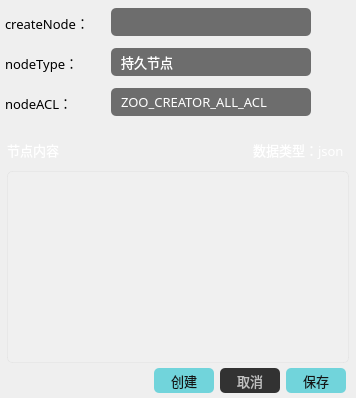
        <widget class="QWidget" name="widget_1_2_r" native="true">
         <property name="minimumSize">
          <size>
           <width>0</width>
           <height>0</height>
          </size>
         </property>
         <property name="maximumSize">
          <size>
           <width>16777215</width>
           <height>55561</height>
          </size>
         </property>
         <layout class="QVBoxLayout" name="verticalLayout_7">
          <property name="spacing">
           <number>5</number>
          </property>
          <property name="leftMargin">
           <number>5</number>
          </property>
          <property name="topMargin">
           <number>5</number>
          </property>
          <property name="rightMargin">
           <number>5</number>
          </property>
          <property name="bottomMargin">
           <number>0</number>
          </property>
          <item>
           <widget class="QWidget" name="horizontalWidget_1_2_1_r" native="true">
            <property name="minimumSize">
             <size>
              <width>0</width>
              <height>35</height>
             </size>
            </property>
            <property name="maximumSize">
             <size>
              <width>16777215</width>
              <height>35</height>
             </size>
            </property>
            <layout class="QHBoxLayout" name="horizontalLayout_7">
             <property name="spacing">
              <number>6</number>
             </property>
             <property name="leftMargin">
              <number>0</number>
             </property>
             <property name="topMargin">
              <number>0</number>
             </property>
             <property name="rightMargin">
              <number>0</number>
             </property>
             <property name="bottomMargin">
              <number>0</number>
             </property>
             <item>
              <widget class="QLabel" name="label_node_create">
               <property name="minimumSize">
                <size>
                 <width>100</width>
                 <height>0</height>
                </size>
               </property>
               <property name="maximumSize">
                <size>
                 <width>100</width>
                 <height>16777215</height>
                </size>
               </property>
               <property name="font">
                <font>
                 <family>OPPOSans B</family>
                 <pointsize>10</pointsize>
                 <stylestrategy>PreferAntialias</stylestrategy>
                </font>
               </property>
               <property name="text">
                <string>createNode：</string>
               </property>
              </widget>
             </item>
             <item>
              <widget class="QLineEdit" name="lineEdit_node_create">
               <property name="minimumSize">
                <size>
                 <width>200</width>
                 <height>28</height>
                </size>
               </property>
               <property name="maximumSize">
                <size>
                 <width>200</width>
                 <height>16777215</height>
                </size>
               </property>
               <property name="font">
                <font>
                 <family>OPPOSans B</family>
                 <pointsize>10</pointsize>
                 <weight>50</weight>
                 <italic>false</italic>
                 <bold>false</bold>
                 <stylestrategy>PreferAntialias</stylestrategy>
                </font>
               </property>
               <property name="styleSheet">
                <string notr="true">QLineEdit{
color:#ced4da;
border-radius: 14px;
background-color: rgb(25, 25, 25, 155);
border: 0px solid rgba(255, 255, 255, 0);
border-radius: 5px;
padding-left:10px;
padding-right:10px;
}</string>
               </property>
              </widget>
             </item>
             <item>
              <spacer name="horizontalSpacer_6">
               <property name="orientation">
                <enum>Qt::Horizontal</enum>
               </property>
               <property name="sizeHint" stdset="0">
                <size>
                 <width>40</width>
                 <height>20</height>
                </size>
               </property>
              </spacer>
             </item>
            </layout>
           </widget>
          </item>
          <item>
           <widget class="QWidget" name="horizontalWidget_1_2_2_r" native="true">
            <property name="minimumSize">
             <size>
              <width>0</width>
              <height>35</height>
             </size>
            </property>
            <property name="maximumSize">
             <size>
              <width>16777215</width>
              <height>35</height>
             </size>
            </property>
            <layout class="QHBoxLayout" name="horizontalLayout_8">
             <property name="leftMargin">
              <number>0</number>
             </property>
             <property name="topMargin">
              <number>0</number>
             </property>
             <property name="rightMargin">
              <number>0</number>
             </property>
             <property name="bottomMargin">
              <number>0</number>
             </property>
             <item>
              <widget class="QLabel" name="label_node_type">
               <property name="minimumSize">
                <size>
                 <width>100</width>
                 <height>0</height>
                </size>
               </property>
               <property name="maximumSize">
                <size>
                 <width>100</width>
                 <height>16777215</height>
                </size>
               </property>
               <property name="font">
                <font>
                 <family>OPPOSans B</family>
                 <pointsize>10</pointsize>
                 <stylestrategy>PreferAntialias</stylestrategy>
                </font>
               </property>
               <property name="text">
                <string>nodeType：</string>
               </property>
              </widget>
             </item>
             <item>
              <widget class="QComboBox" name="comboBox_node_type">
               <property name="minimumSize">
                <size>
                 <width>200</width>
                 <height>28</height>
                </size>
               </property>
               <property name="maximumSize">
                <size>
                 <width>200</width>
                 <height>16777215</height>
                </size>
               </property>
               <property name="font">
                <font>
                 <family>OPPOSans B</family>
                 <pointsize>10</pointsize>
                 <weight>50</weight>
                 <italic>false</italic>
                 <bold>false</bold>
                 <stylestrategy>PreferAntialias</stylestrategy>
                </font>
               </property>
               <property name="styleSheet">
                <string notr="true">QComboBox{
	border:0px solid #8a8a8a;
	color: rgb(255, 255, 255);
	border-radius:5px;
	background-color: rgb(25, 25, 25, 155);
	padding-left:10px;
	
	font: 10pt &quot;OPPOSans B&quot;;
}


QComboBox:disabled{
	border:0px solid gray;
	color:gray;
}

QComboBox::drop-down{
	background:transparent;
}
QComboBox::down-arrow{
	image: url(:/lib/tree_open.png);
    width:20px;
	height:20px;
	margin-right: 10px;
}


QComboBox::down-arrow:enabled{
	color:#52DCFE;
}


QComboBox QAbstractItemView{
	font: 10pt &quot;OPPOSans B&quot;;
	outline: 0px solid gray;   /* 选定项的虚框 */
	border:1px solid #1e2d36;
	color:#ffffff;
	background-color: rgb(35, 39, 46);
	selection-background-color:rgb(37, 84, 138);
	border-radius:0px;
	padding-bottom:2px;
	padding-top:2px;
}

QComboBox QAbstractItemView::item
{
	height:30px;
	font: 10pt &quot;OPPOSans B&quot;;
	border-radius:5px;
}

QComboBox QAbstractItemView::item:hover {
    color:rgb(255,255,255);
	background-color: rgba(255, 255, 255, 20);
}
 
/* 下拉后，整个下拉窗体被选择的每项的样式 */
QComboBox QAbstractItemView::item:selected {
    color:rgb(255,255,255);
	background-color: rgba(255, 255, 255, 20);
}
</string>
               </property>
               <item>
                <property name="text">
                 <string>持久节点</string>
                </property>
               </item>
               <item>
                <property name="text">
                 <string>临时节点</string>
                </property>
               </item>
               <item>
                <property name="text">
                 <string>持久有序节点</string>
                </property>
               </item>
               <item>
                <property name="text">
                 <string>临时有序节点</string>
                </property>
               </item>
              </widget>
             </item>
             <item>
              <spacer name="horizontalSpacer_4">
               <property name="orientation">
                <enum>Qt::Horizontal</enum>
               </property>
               <property name="sizeHint" stdset="0">
                <size>
                 <width>40</width>
                 <height>20</height>
                </size>
               </property>
              </spacer>
             </item>
            </layout>
           </widget>
          </item>
          <item>
           <widget class="QWidget" name="horizontalWidget_1_2_3_r" native="true">
            <property name="minimumSize">
             <size>
              <width>0</width>
              <height>35</height>
             </size>
            </property>
            <property name="maximumSize">
             <size>
              <width>16777215</width>
              <height>35</height>
             </size>
            </property>
            <layout class="QHBoxLayout" name="horizontalLayout_9">
             <property name="leftMargin">
              <number>0</number>
             </property>
             <property name="topMargin">
              <number>0</number>
             </property>
             <property name="rightMargin">
              <number>0</number>
             </property>
             <property name="bottomMargin">
              <number>0</number>
             </property>
             <item>
              <widget class="QLabel" name="label_node_acl">
               <property name="minimumSize">
                <size>
                 <width>100</width>
                 <height>0</height>
                </size>
               </property>
               <property name="maximumSize">
                <size>
                 <width>100</width>
                 <height>16777215</height>
                </size>
               </property>
               <property name="font">
                <font>
                 <family>OPPOSans B</family>
                 <pointsize>10</pointsize>
                 <stylestrategy>PreferAntialias</stylestrategy>
                </font>
               </property>
               <property name="text">
                <string>nodeACL：</string>
               </property>
              </widget>
             </item>
             <item>
              <widget class="QComboBox" name="comboBox_node_acl">
               <property name="minimumSize">
                <size>
                 <width>200</width>
                 <height>28</height>
                </size>
               </property>
               <property name="maximumSize">
                <size>
                 <width>200</width>
                 <height>16777215</height>
                </size>
               </property>
               <property name="font">
                <font>
                 <family>OPPOSans B</family>
                 <pointsize>10</pointsize>
                 <weight>50</weight>
                 <italic>false</italic>
                 <bold>false</bold>
                 <stylestrategy>PreferAntialias</stylestrategy>
                </font>
               </property>
               <property name="styleSheet">
                <string notr="true">QComboBox{
	border:0px solid #8a8a8a;
	color: rgb(255, 255, 255);
	border-radius:5px;
	background-color: rgb(25, 25, 25, 155);
	padding-left:10px;
	
	font: 10pt &quot;OPPOSans B&quot;;
}


QComboBox:disabled{
	border:0px solid gray;
	color:gray;
}

QComboBox::drop-down{
	background:transparent;
}
QComboBox::down-arrow{
	image: url(:/lib/tree_open.png);
    width:20px;
	height:20px;
	margin-right: 10px;
}


QComboBox::down-arrow:enabled{
	color:#52DCFE;
}


QComboBox QAbstractItemView{
	font: 10pt &quot;OPPOSans B&quot;;
	outline: 0px solid gray;   /* 选定项的虚框 */
	border:1px solid #1e2d36;
	color:#ffffff;
	background-color: rgb(35, 39, 46);
	selection-background-color:rgb(37, 84, 138);
	border-radius:0px;
	padding-bottom:2px;
	padding-top:2px;
}

QComboBox QAbstractItemView::item
{
	height:30px;
	font: 10pt &quot;OPPOSans B&quot;;
	border-radius:5px;
}

QComboBox QAbstractItemView::item:hover {
    color:rgb(255,255,255);
	background-color: rgba(255, 255, 255, 20);
}
 
/* 下拉后，整个下拉窗体被选择的每项的样式 */
QComboBox QAbstractItemView::item:selected {
    color:rgb(255,255,255);
	background-color: rgba(255, 255, 255, 20);
}
</string>
               </property>
               <item>
                <property name="text">
                 <string>ZOO_CREATOR_ALL_ACL</string>
                </property>
               </item>
               <item>
                <property name="text">
                 <string>ZOO_OPEN_ACL_UNSAFE</string>
                </property>
               </item>
               <item>
                <property name="text">
                 <string>ZOO_READ_ACL_UNSAFE</string>
                </property>
               </item>
               <item>
                <property name="text">
                 <string>ZOO_READ_ACL</string>
                </property>
               </item>
              </widget>
             </item>
             <item>
              <spacer name="horizontalSpacer_5">
               <property name="orientation">
                <enum>Qt::Horizontal</enum>
               </property>
               <property name="sizeHint" stdset="0">
                <size>
                 <width>40</width>
                 <height>20</height>
                </size>
               </property>
              </spacer>
             </item>
            </layout>
           </widget>
          </item>
          <item>
           <widget class="QWidget" name="verticalWidget_1_2_5_r" native="true">
            <layout class="QVBoxLayout" name="verticalLayout_5">
             <property name="spacing">
              <number>0</number>
             </property>
             <property name="leftMargin">
              <number>0</number>
             </property>
             <property name="topMargin">
              <number>0</number>
             </property>
             <property name="rightMargin">
              <number>0</number>
             </property>
             <property name="bottomMargin">
              <number>5</number>
             </property>
             <item>
              <widget class="QWidget" name="verticalWidget_1_2_5_2_r" native="true">
               <property name="font">
                <font>
                 <family>OPPOSans B</family>
                 <pointsize>10</pointsize>
                </font>
               </property>
               <property name="styleSheet">
                <string notr="true">QMenu {

background-color:rgb(253,253,254);
/*padding:5px;*/
padding: 3px 0px 3px 0px;
border-radius:6px;
border:2px solid rgb(108, 117, 125, 65); 
}
QMenu::item {
	font-size: 10pt;
	
	font: 10pt &quot;OPPOSans B&quot;;
	
	color: rgb(63, 63, 63);
    background-color:rgb(253,253,254);
    padding: 5px 25px 5px 25px;
    /*margin: 2px 2px 2px 2px;*/
}
QMenu::item:selected {
    background-color : rgb(236,236,237);
}
QMenu::icon:checked {
    background: rgb(253,253,254);
    position: absolute;
    top: 1px;
    right: 1px;
    bottom: 1px;
    left: 1px;
}
QMenu::icon:checked:selected {
    background-color : rgb(236,236,237);
    background-image: url(:/space_selected.png);
}
QMenu::separator {
    height: 2px;
    background: rgb(235,235,236);
    /*margin-left: 10px;*/
    /*margin-right: 10px;*/
}</string>
               </property>
               <layout class="QVBoxLayout" name="verticalLayout_4">
                <property name="leftMargin">
                 <number>2</number>
                </property>
                <property name="topMargin">
                 <number>10</number>
                </property>
                <property name="rightMargin">
                 <number>2</number>
                </property>
                <property name="bottomMargin">
                 <number>0</number>
                </property>
                <item>
                 <widget class="QWidget" name="widget" native="true">
                  <property name="minimumSize">
                   <size>
                    <width>0</width>
                    <height>30</height>
                   </size>
                  </property>
                  <layout class="QHBoxLayout" name="horizontalLayout_2">
                   <property name="leftMargin">
                    <number>0</number>
                   </property>
                   <property name="topMargin">
                    <number>0</number>
                   </property>
                   <property name="rightMargin">
                    <number>5</number>
                   </property>
                   <property name="bottomMargin">
                    <number>0</number>
                   </property>
                   <item>
                    <widget class="QLabel" name="label_2">
                     <property name="font">
                      <font>
                       <family>OPPOSans B</family>
                       <pointsize>10</pointsize>
                      </font>
                     </property>
                     <property name="styleSheet">
                      <string notr="true">color: rgb(255, 255, 255);</string>
                     </property>
                     <property name="text">
                      <string>节点内容</string>
                     </property>
                    </widget>
                   </item>
                   <item>
                    <widget class="QToolButton" name="toolButton_copy_data">
                     <property name="font">
                      <font>
                       <pointsize>10</pointsize>
                       <stylestrategy>PreferAntialias</stylestrategy>
                      </font>
                     </property>
                     <property name="toolTip">
                      <string>复制</string>
                     </property>
                     <property name="styleSheet">
                      <string notr="true">QToolButton {
	color: rgb(255, 255, 255);
	background-color: rgba(255, 255, 255, 0);
	border: none;
}

QToolButton::menu-indicator { 
	image: None;
}

 
QToolButton:hover {
	color: rgb(255, 255, 255);
	background-color: rgba(255, 255, 255, 0);
	border: none;
}
QToolTip {
color: rgb(255, 255, 255);
background-color: rgb(108, 117, 125, 65);
border-radius: 2px;
}</string>
                     </property>
                     <property name="text">
                      <string/>
                     </property>
                     <property name="icon">
                      <iconset resource="../lib.qrc">
                       <normaloff>:/lib/copy.png</normaloff>:/lib/copy.png</iconset>
                     </property>
                     <property name="iconSize">
                      <size>
                       <width>15</width>
                       <height>15</height>
                      </size>
                     </property>
                    </widget>
                   </item>
                   <item>
                    <spacer name="horizontalSpacer_10">
                     <property name="orientation">
                      <enum>Qt::Horizontal</enum>
                     </property>
                     <property name="sizeHint" stdset="0">
                      <size>
                       <width>40</width>
                       <height>20</height>
                      </size>
                     </property>
                    </spacer>
                   </item>
                   <item>
                    <widget class="QLabel" name="label_data_type">
                     <property name="font">
                      <font>
                       <family>OPPOSans B</family>
                       <pointsize>10</pointsize>
                       <stylestrategy>PreferAntialias</stylestrategy>
                      </font>
                     </property>
                     <property name="styleSheet">
                      <string notr="true">color: rgb(255, 255, 255);</string>
                     </property>
                     <property name="text">
                      <string>数据类型：json</string>
                     </property>
                    </widget>
                   </item>
                  </layout>
                 </widget>
                </item>
                <item>
                 <widget class="QTextEdit" name="textEdit_data">
                  <property name="sizePolicy">
                   <sizepolicy hsizetype="Expanding" vsizetype="Maximum">
                    <horstretch>0</horstretch>
                    <verstretch>10</verstretch>
                   </sizepolicy>
                  </property>
                  <property name="minimumSize">
                   <size>
                    <width>0</width>
                    <height>0</height>
                   </size>
                  </property>
                  <property name="font">
                   <font>
                    <family>OPPOSans B</family>
                    <pointsize>10</pointsize>
                    <stylestrategy>PreferAntialias</stylestrategy>
                   </font>
                  </property>
                  <property name="contextMenuPolicy">
                   <enum>Qt::CustomContextMenu</enum>
                  </property>
                  <property name="styleSheet">
                   <string notr="true">#textEdit_data{
	border: 1px solid rgba(197, 197, 197,50);
	
	color: rgb(255, 255, 255);
	background-color: rgba(255, 255, 255, 20);
	border-radius: 5px;
}

QScrollBar:vertical{
    width: 10px;
	
	
	background-color: rgba(255, 255, 255, 50);
    margin: 0px,0px,0px,0px;
    padding-top: 0px;		/*//隐藏上下的箭头*/
    padding-bottom: 0px;
border-radius: 4px;
}

QScrollBar::handle:vertical {
    width: 10px;
	
	background-color: rgb(239, 239, 239);
    /*滚动条两端变成椭圆 */
    border-radius: 4px;
    min-height: 0;
}

QScrollBar::sub-page:vertical {
    
	background-color: rgba(255, 255, 255, 0);
}
QScrollBar::add-page:vertical 
{
    background-color: rgba(255, 255, 255, 0);
}

QScrollBar::add-line:vertical {
	border: none;
    height: 0px;
    subcontrol-position: bottom;
    subcontrol-origin: margin;
}
QScrollBar::sub-line:vertical {
    border: none;
    height: 0px;
    subcontrol-position: top;
    subcontrol-origin: margin;
}

QScrollBar::down-arrow:vertical {
    border:none;
}
QScrollBar::up-arrow:vertical {
    border:none;
}</string>
                  </property>
                  <property name="html">
                   <string>&lt;!DOCTYPE HTML PUBLIC &quot;-//W3C//DTD HTML 4.0//EN&quot; &quot;http://www.w3.org/TR/REC-html40/strict.dtd&quot;&gt;
&lt;html&gt;&lt;head&gt;&lt;meta name=&quot;qrichtext&quot; content=&quot;1&quot; /&gt;&lt;style type=&quot;text/css&quot;&gt;
p, li { white-space: pre-wrap; }
&lt;/style&gt;&lt;/head&gt;&lt;body style=&quot; font-family:'OPPOSans B'; font-size:10pt; font-weight:400; font-style:normal;&quot;&gt;
&lt;p style=&quot;-qt-paragraph-type:empty; margin-top:0px; margin-bottom:0px; margin-left:0px; margin-right:0px; -qt-block-indent:0; text-indent:0px; font-family:'Cascadia Mono';&quot;&gt;&lt;br /&gt;&lt;/p&gt;&lt;/body&gt;&lt;/html&gt;</string>
                  </property>
                 </widget>
                </item>
               </layout>
              </widget>
             </item>
             <item>
              <widget class="QWidget" name="horizontalWidget_1_2_5_1r" native="true">
               <property name="minimumSize">
                <size>
                 <width>0</width>
                 <height>30</height>
                </size>
               </property>
               <property name="maximumSize">
                <size>
                 <width>16777215</width>
                 <height>30</height>
                </size>
               </property>
               <property name="styleSheet">
                <string notr="true"/>
               </property>
               <layout class="QHBoxLayout" name="horizontalLayout_4">
                <property name="leftMargin">
                 <number>5</number>
                </property>
                <property name="topMargin">
                 <number>5</number>
                </property>
                <property name="rightMargin">
                 <number>5</number>
                </property>
                <property name="bottomMargin">
                 <number>0</number>
                </property>
                <item>
                 <spacer name="horizontalSpacer_2">
                  <property name="orientation">
                   <enum>Qt::Horizontal</enum>
                  </property>
                  <property name="sizeHint" stdset="0">
                   <size>
                    <width>40</width>
                    <height>20</height>
                   </size>
                  </property>
                 </spacer>
                </item>
                <item>
                 <widget class="QToolButton" name="toolButton_createData">
                  <property name="minimumSize">
                   <size>
                    <width>60</width>
                    <height>25</height>
                   </size>
                  </property>
                  <property name="maximumSize">
                   <size>
                    <width>60</width>
                    <height>25</height>
                   </size>
                  </property>
                  <property name="font">
                   <font>
                    <family>OPPOSans B</family>
                    <pointsize>10</pointsize>
                    <stylestrategy>PreferAntialias</stylestrategy>
                   </font>
                  </property>
                  <property name="styleSheet">
                   <string notr="true">QToolButton {
	color: rgb(20, 20, 20);
	background-color: rgb(113, 212, 219);
	border-radius: 5px;
}

QToolButton::menu-indicator { 
	image: None;
}

QToolButton:hover {
	color: rgb(0, 0, 0);
	background-color: rgb(0, 255, 255);
}</string>
                  </property>
                  <property name="text">
                   <string>创建</string>
                  </property>
                  <property name="iconSize">
                   <size>
                    <width>14</width>
                    <height>14</height>
                   </size>
                  </property>
                  <property name="toolButtonStyle">
                   <enum>Qt::ToolButtonTextBesideIcon</enum>
                  </property>
                 </widget>
                </item>
                <item>
                 <widget class="QToolButton" name="toolButton_cancel">
                  <property name="minimumSize">
                   <size>
                    <width>60</width>
                    <height>25</height>
                   </size>
                  </property>
                  <property name="maximumSize">
                   <size>
                    <width>60</width>
                    <height>25</height>
                   </size>
                  </property>
                  <property name="font">
                   <font>
                    <family>OPPOSans B</family>
                    <pointsize>10</pointsize>
                    <stylestrategy>PreferAntialias</stylestrategy>
                   </font>
                  </property>
                  <property name="styleSheet">
                   <string notr="true">QToolButton {
	
    color: rgb(191, 191, 191);
	background-color: rgb(50, 50, 50);
	border-radius: 5px;
}

QToolButton::menu-indicator { 
	image: None;
}

 
QToolButton:hover {
    color: rgb(255, 255, 255);
	background-color: rgb(54, 54, 54);
}</string>
                  </property>
                  <property name="text">
                   <string>取消</string>
                  </property>
                  <property name="iconSize">
                   <size>
                    <width>14</width>
                    <height>14</height>
                   </size>
                  </property>
                  <property name="toolButtonStyle">
                   <enum>Qt::ToolButtonTextBesideIcon</enum>
                  </property>
                 </widget>
                </item>
                <item>
                 <widget class="QToolButton" name="toolButton_saveData">
                  <property name="minimumSize">
                   <size>
                    <width>60</width>
                    <height>25</height>
                   </size>
                  </property>
                  <property name="maximumSize">
                   <size>
                    <width>60</width>
                    <height>25</height>
                   </size>
                  </property>
                  <property name="font">
                   <font>
                    <family>OPPOSans B</family>
                    <pointsize>10</pointsize>
                    <stylestrategy>PreferAntialias</stylestrategy>
                   </font>
                  </property>
                  <property name="styleSheet">
                   <string notr="true">QToolButton {
	color: rgb(20, 20, 20);
	background-color: rgb(113, 212, 219);
	border-radius: 5px;
}

QToolButton::menu-indicator { 
	image: None;
}

QToolButton:hover {
	color: rgb(0, 0, 0);
	background-color: rgb(0, 255, 255);
}</string>
                  </property>
                  <property name="text">
                   <string>保存</string>
                  </property>
                  <property name="iconSize">
                   <size>
                    <width>14</width>
                    <height>14</height>
                   </size>
                  </property>
                  <property name="toolButtonStyle">
                   <enum>Qt::ToolButtonTextBesideIcon</enum>
                  </property>
                 </widget>
                </item>
               </layout>
              </widget>
             </item>
            </layout>
           </widget>
          </item>
         </layout>
        </widget>
